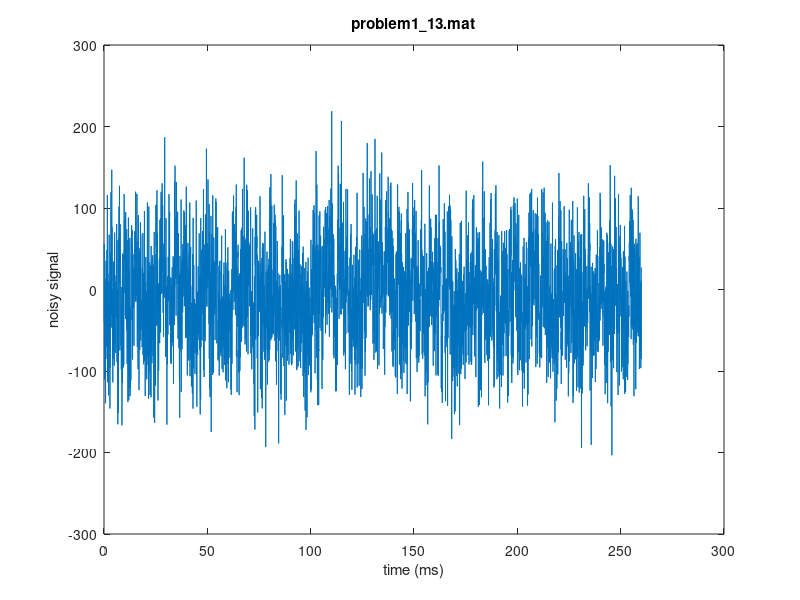

MATLAB code to generate this figure:
% EECE4572 Communication Systems
% Final Exam
% Tim Liming

%% Problem 1

% BPSK system
load('problem1_13.mat');
T = 1*10^-3; % T = 1ms
R = 16; % sample rate
fs = R*10^3; % 16kHz
t = 10^3*((1/fs):(1/fs):length(v)/fs); % time vector

% input signal plot
figure(1);
plot(t,v);
title('problem1\_13.mat');
xlabel('time (ms)');
ylabel('noisy signal');

% matched filter
%mf = conv(v, fliplr(conj((v))), 'same');

% recover the bits
rb = [];
index = 1;
for i = 1:R:length(v)
    % This is our "matched filter"
    rb(index) = mean(v(i:i+(R-1)));
    index = index +1;
end % for

% build bit string
bs = [];
for i = 1:length(rb)
    if (rb(i) < 0)
        bs(i) = 0;
    else
        bs(i) = 1;
    end % if
end % for

% match symbols
msg = [];
for i = 1:5:length(bs)
    % assign letters
    switch (bin2dec(num2str(bs(i:i+4))))
        % bits have been translated to decimal values
        case 0
            msg = strcat(msg,{' '});
        case 1
            msg = strcat(msg,'a');
        case 2
            msg = strcat(msg,'b');
        case 3
            msg = strcat(msg,'c');
        case 4
            msg = strcat(msg,'d');
        case 5
            msg = strcat(msg,'e');
        case 6
            msg = strcat(msg,'f');
        case 7
            msg = strcat(msg,'g');
        case 8
            msg = strcat(msg,'h');
        case 9
            msg = strcat(msg,'i');
        case 10
            msg = strcat(msg,'j');
        case 11
            msg = strcat(msg,'k');
        case 12
            msg = strcat(msg,'l');
        case 13
            msg = strcat(msg,'m');
        case 14
            msg = strcat(msg,'n');
        case 15
            msg = strcat(msg,'o');
        case 16
            msg = strcat(msg,'p');
        case 17
            msg = strcat(msg,'q');
        case 18
            msg = strcat(msg,'r');
        case 19
            msg = strcat(msg,'s');
        case 20
            msg = strcat(msg,'t');
        case 21
            msg = strcat(msg,'u');
        case 22
            msg = strcat(msg,'v');
        case 23
            msg = strcat(msg,'w');
        case 24
            msg = strcat(msg,'x');
        case 25
            msg = strcat(msg,'y');
        case 26
            msg = strcat(msg,'z');
    end % switch-case
end % for

display(msg);

%% Problem 2

% BPSK system
Eb_No = 8; % SNR (dB)
theta_e = pi; % phase offset
ang_range = -theta_e:(pi/16):theta_e;
% probability of error
Pe = qfunc(sqrt(2*db2pow(Eb_No))*real(exp(1i*ang_range)));
% DBPSK system
Pb = (1/2)*exp(-1*db2pow(Eb_No)); % bit error
invPb = qfuncinv(Pb);
angle = invPb/sqrt(2*db2pow(Eb_No));

P2ans = (acos(angle)); % radians
display(P2ans);

%% Problem 3

%QAM system
M = 4^4; % M-ary
SNR = 23; % dB (Eb/No)
f = 1*10^6; % 1 MHz
Tinv = f/2; % B=2/T -> 1/T
BER = 10^-5; % BER (without coding)

% bit error
Pb = (1/log2(M))*4*((sqrt(M)-1)/(sqrt(M)))*...
    qfunc(sqrt(3*log2(M)/(M-1)*db2pow(SNR)));

% bit rate
Rb = (log2(M)*Tinv)/10^6; % Mbits
display(Rb); % Mbits

% less than BER?
less = Pb < BER; % true (1) or false (0)
display(less);

%% Problem 4

% BFSK
Rb = 25*10^6; % bps
Pt = 200; % W (transmission power)
A = 140; % dB (attenuation)
NoE = 4*10^-21; % W/Hz (@earth)

% a) regenerator
% noise at satellite reciever is 10dB lower
No = NoE/db2pow(10); % No (@space)

% at the satellite (point a)
Pna = Rb*No;
PRa = Pt*db2pow(-A)/Pna;
Pea = (1/2)*exp(-1*PRa/2);

% back on earth (point b)
Pnb = Rb*NoE;
PRb = Pt*db2pow(-A)/Pnb;
Peb = (1/2)*exp(-1*PRb/2);

% Total probability error for regenerator
PeA = Pea + Peb;
display(PeA);


% b) repeater
% back on earth (point b)
PRb = Pt*db2pow(-A)/(Pnb+Pna);
Peb = (1/2)*exp(-1*PRb/2);

% Total probability error for repeater
PeB = Pea + Peb;
display(PeB);
